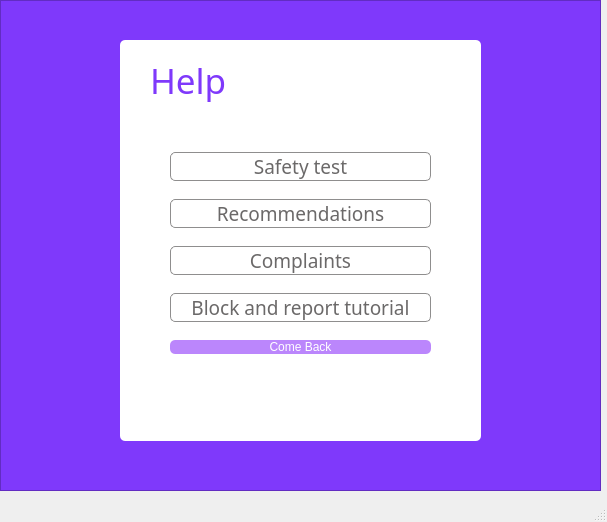
<?xml version="1.0" encoding="UTF-8"?>
<ui version="4.0">
 <class>MainWindow</class>
 <widget class="QMainWindow" name="MainWindow">
  <property name="geometry">
   <rect>
    <x>0</x>
    <y>0</y>
    <width>607</width>
    <height>522</height>
   </rect>
  </property>
  <property name="windowTitle">
   <string>MainWindow</string>
  </property>
  <widget class="QWidget" name="centralwidget">
   <widget class="QFrame" name="frame">
    <property name="geometry">
     <rect>
      <x>0</x>
      <y>0</y>
      <width>601</width>
      <height>491</height>
     </rect>
    </property>
    <property name="styleSheet">
     <string notr="true">background-color: rgb(127, 57, 251);</string>
    </property>
    <property name="frameShape">
     <enum>QFrame::StyledPanel</enum>
    </property>
    <property name="frameShadow">
     <enum>QFrame::Raised</enum>
    </property>
    <widget class="QFrame" name="frame_2">
     <property name="geometry">
      <rect>
       <x>120</x>
       <y>40</y>
       <width>361</width>
       <height>401</height>
      </rect>
     </property>
     <property name="styleSheet">
      <string notr="true">background-color: rgb(255, 255, 255);
border-radius: 5px;</string>
     </property>
     <property name="frameShape">
      <enum>QFrame::StyledPanel</enum>
     </property>
     <property name="frameShadow">
      <enum>QFrame::Raised</enum>
     </property>
     <widget class="QLabel" name="label">
      <property name="geometry">
       <rect>
        <x>30</x>
        <y>10</y>
        <width>151</width>
        <height>61</height>
       </rect>
      </property>
      <property name="font">
       <font>
        <family>Bahnschrift</family>
        <pointsize>26</pointsize>
       </font>
      </property>
      <property name="styleSheet">
       <string notr="true">color: qlineargradient(spread:pad, x1:0, y1:0, x2:0, y2:1, stop:0 rgba(255, 255, 255, 255), stop:0.495 rgba(255, 255, 255, 255), stop:0.505 rgba(255, 0, 0, 255), stop:1 rgba(255, 0, 0, 255));

color: rgb(127, 57, 251);</string>
      </property>
      <property name="text">
       <string>Help</string>
      </property>
     </widget>
     <widget class="QWidget" name="">
      <property name="geometry">
       <rect>
        <x>50</x>
        <y>100</y>
        <width>261</width>
        <height>231</height>
       </rect>
      </property>
      <layout class="QVBoxLayout" name="verticalLayout">
       <item>
        <widget class="QPushButton" name="testseguridad">
         <property name="font">
          <font>
           <family>Bahnschrift Light SemiCondensed</family>
           <pointsize>14</pointsize>
          </font>
         </property>
         <property name="styleSheet">
          <string notr="true">background-color: rgb(255, 255, 255);
border-radius: 5px;
border: 1px solid  rgb(143, 142, 142);
color: rgb(107, 105, 105);</string>
         </property>
         <property name="text">
          <string>Safety test</string>
         </property>
        </widget>
       </item>
       <item>
        <widget class="QPushButton" name="recomendaciones">
         <property name="font">
          <font>
           <family>Bahnschrift Light SemiCondensed</family>
           <pointsize>14</pointsize>
          </font>
         </property>
         <property name="styleSheet">
          <string notr="true">background-color: rgb(255, 255, 255);
border-radius: 5px;
border: 1px solid  rgb(143, 142, 142);
color: rgb(107, 105, 105);</string>
         </property>
         <property name="text">
          <string>Recommendations</string>
         </property>
        </widget>
       </item>
       <item>
        <widget class="QPushButton" name="denuncias">
         <property name="font">
          <font>
           <family>Bahnschrift Light SemiCondensed</family>
           <pointsize>14</pointsize>
          </font>
         </property>
         <property name="styleSheet">
          <string notr="true">background-color: rgb(255, 255, 255);
border-radius: 5px;
border: 1px solid  rgb(143, 142, 142);
color: rgb(107, 105, 105);</string>
         </property>
         <property name="text">
          <string>Complaints</string>
         </property>
        </widget>
       </item>
       <item>
        <widget class="QPushButton" name="bloquear">
         <property name="font">
          <font>
           <family>Bahnschrift Light SemiCondensed</family>
           <pointsize>14</pointsize>
          </font>
         </property>
         <property name="styleSheet">
          <string notr="true">background-color: rgb(255, 255, 255);
border-radius: 5px;
border: 1px solid  rgb(143, 142, 142);
color: rgb(107, 105, 105);</string>
         </property>
         <property name="text">
          <string>Block and report tutorial</string>
         </property>
        </widget>
       </item>
       <item>
        <widget class="QPushButton" name="volver">
         <property name="styleSheet">
          <string notr="true">font: 63 16pt &quot;Bahnschrift SemiBold SemiConden&quot;;
font: 16pt &quot;Bahnschrift SemiLight Condensed&quot;;
font: 25 16pt &quot;Bahnschrift Light SemiCondensed&quot;;
font: 25 16pt &quot;Bahnschrift Light SemiCondensed&quot;;
font: 12pt &quot;Bahnschrift SemiLight&quot;;
color: white;
border-radius: 5px;
background-color: rgb(187, 134, 252);</string>
         </property>
         <property name="text">
          <string>Come Back</string>
         </property>
        </widget>
       </item>
      </layout>
     </widget>
    </widget>
   </widget>
  </widget>
  <widget class="QMenuBar" name="menubar">
   <property name="geometry">
    <rect>
     <x>0</x>
     <y>0</y>
     <width>607</width>
     <height>21</height>
    </rect>
   </property>
  </widget>
  <widget class="QStatusBar" name="statusbar"/>
 </widget>
 <resources/>
 <connections/>
</ui>
